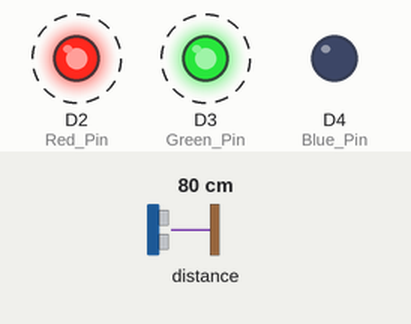
The sketch below on a simulated Particle Photon. Parts: output pins drawn as LEDs (lit = HIGH). Dashed ring = blinking. The test bench sets the inputs (shaded band); at power-on: distance to the obstacle 80 cm.

Above: at 3.4 s.
3.5 s: distance to the obstacle set to 69 cm
At 3.76 s:
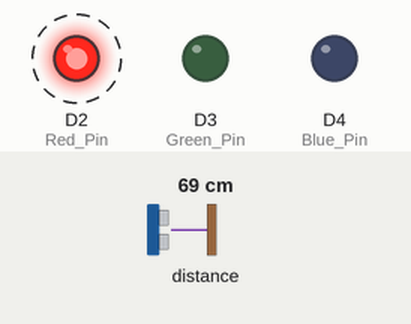
6.5 s: distance to the obstacle set to 31 cm
9.5 s: distance to the obstacle set to 26 cm
At 10.3 s:
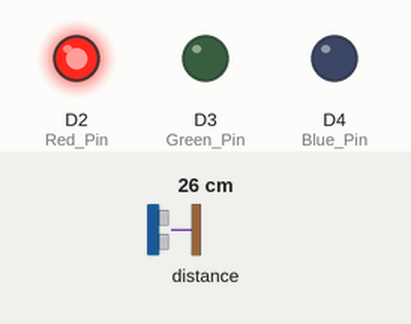
11.0 s: distance to the obstacle set to 35 cm
At 11.37 s:
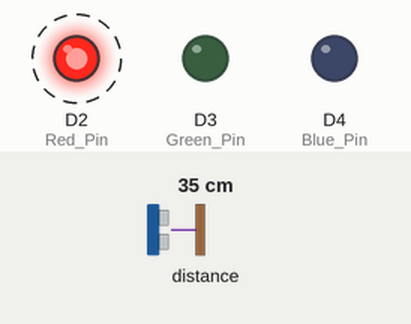
14.0 s: distance to the obstacle set to 2 cm
Timing chart, 0 to 16.5 s (numbered marks = the images above; inputs shaded):
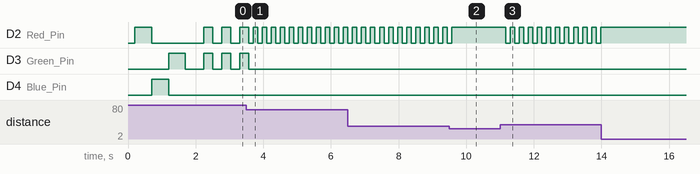

The sketch:

Park_assist.ino
```cpp
// PROJECT      :   Parking Sensor
// Designed by  :   FireFli
// REV          :   1.00
// Date         :   December 2023

#include "../lib/SparkFun_VL53L1X_Arduino_Library/src/SparkFun_VL53L1X.h"
#include <Wire.h>

#define Red_Pin D2
#define Green_Pin D3
#define Blue_Pin D4

//Set up dintance thresholds (mm)

int far = 1500;
int near = 750;
int stop = 300;

int Distance;

int ledState = LOW;  // ledState used to set the LED

unsigned long previousMillis = 0;
unsigned interval = 0;


VL53L1X sensor;

void setup() {

    Wire.begin();
    delay(200);

    pinMode(Red_Pin, OUTPUT);
    pinMode(Green_Pin, OUTPUT);
    pinMode(Blue_Pin, OUTPUT);

    digitalWrite (Red_Pin, HIGH);
    digitalWrite (Blue_Pin, LOW);
    digitalWrite (Green_Pin, LOW);

    delay(500);

    digitalWrite (Red_Pin, LOW);
    digitalWrite (Blue_Pin, HIGH);
    digitalWrite (Green_Pin, LOW);

    delay(500);

    digitalWrite (Red_Pin, LOW);
    digitalWrite (Blue_Pin, LOW);
    digitalWrite (Green_Pin, HIGH);

    delay(500);

    digitalWrite (Red_Pin, LOW);
    digitalWrite (Blue_Pin, LOW);
    digitalWrite (Green_Pin, LOW);

    delay(500);

}


void ToF1() {

    Wire.setClock(400000);                                          // use 400 kHz I2C
    sensor.init(0x29);

    if (!sensor.init(0x29)) {
        Particle.publish("Could not find a valid ToF1 on bus 0, check wiring!");            //  Debug
        while (1);                                                                          //  Debug
            } //else { Particle.publish("Tof1 Device OK");                                  //  Debug
        //}

    sensor.setDistanceMode(VL53L1X::Long);
    sensor.setMeasurementTimingBudget(50000);
    sensor.startContinuous(50);                                                             // timing budget

    //Particle.publish("ToF1: " + String(sensor.read()) + "mm", PRIVATE);                   // Publish Results in mm
    if (sensor.timeoutOccurred()) { Serial.print(" TIMEOUT"); }

    Distance = sensor.read();

}

void LED_PANEL() {

    if (Distance >= (far)) {
        digitalWrite (Red_Pin, LOW);
        digitalWrite (Blue_Pin, LOW);
        digitalWrite (Green_Pin, HIGH);

    } else if (Distance <= (far) && Distance >= (near)) {
        interval = 250;
        FlashYellow();

    } else if (Distance < (near) && Distance >= (stop)) {
        interval = 100;
        FlashRed();

    } else if (Distance <= (stop)) {

        digitalWrite (Red_Pin, HIGH);
        digitalWrite (Blue_Pin, LOW);
        digitalWrite (Green_Pin, LOW);
    }
}


void FlashYellow() {

    unsigned long currentMillis = millis();

    if (currentMillis - previousMillis >= interval) {
        previousMillis = currentMillis;

    if (ledState == LOW) {

        digitalWrite (Red_Pin, HIGH);
        digitalWrite (Blue_Pin, LOW);
        digitalWrite (Green_Pin, HIGH);

        ledState = HIGH;

    } else {

            digitalWrite (Red_Pin, LOW);
            digitalWrite (Blue_Pin, LOW);
            digitalWrite (Green_Pin, LOW);

            ledState = LOW;
            }
    }
}

void FlashRed() {

    unsigned long currentMillis = millis();

    if (currentMillis - previousMillis >= interval) {
        previousMillis = currentMillis;

    if (ledState == LOW) {

        digitalWrite (Red_Pin, HIGH);
        digitalWrite (Blue_Pin, LOW);
        digitalWrite (Green_Pin, LOW);

        ledState = HIGH;

    } else {

            digitalWrite (Red_Pin, LOW);
            digitalWrite (Blue_Pin, LOW);
            digitalWrite (Green_Pin, LOW);

            ledState = LOW;
            }
    }
}

void loop() {

    ToF1();
    LED_PANEL();

    delay(100);
}
```

Measured:
- the behaviour switches between 75 and 74 cm on distance to the obstacle (found by bisection; images 0 and 1)
- the behaviour switches between 30 and 29 cm on distance to the obstacle (found by bisection; images 1 and 2)
- after the input at 3.5 s, D2 (Red_Pin): alternates HIGH for 0.13 s and LOW for 0.13 s, starting after 0.20 s; D3 (Green_Pin): goes on until 3.6 s, then stays LOW
- after the input at 9.5 s, D2 (Red_Pin): goes on until 9.6 s, then stays HIGH
- after the input at 11.0 s, D2 (Red_Pin): alternates HIGH for 0.13 s and LOW for 0.13 s, starting after 0.17 s
- after the input at 14.0 s, D2 (Red_Pin): stops changing and stays HIGH
- by itself, D2 (Red_Pin), D3 (Green_Pin): repeats every 0.53 s: HIGH 0.27 s, LOW 0.27 s
